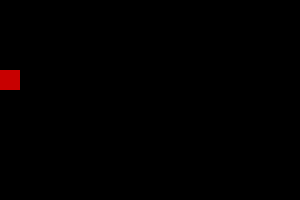
Frame 1 (no input)
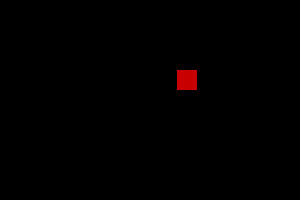
Frame 60 (the mouse pressed at the canvas centre just before this capture)
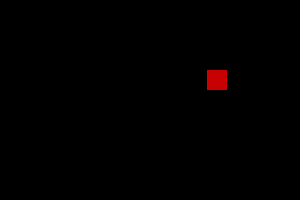
Frame 120 (the mouse held since frame 60 and released just before this capture)

The Processing sketch that drew these frames (run headless with seeded random() and noise(); from frame 60 on, the mouse is pressed at the canvas centre):

// Processing sketch: PV001kit
// ── PV001kit.pde
// In questo sketch disegno un rettangolo rosso che si sposta, tipo kit

int x = 0;
int vel = 3; // velocita
final int lato = 20;
final int rosso_kit = 200;

void setup()
{
  size(300, 200);  // setto la dimensione della finestra (canvas)
  noStroke(); // no bordo alle figure
  fill(rosso_kit, 0 , 0); // rosso
}

void draw()
{
  background(0);
  rect(x, 70, lato, lato);

  // cambia verso alla velocita, in caso di uscita dallo schermo
  if (x > width - lato || x < 0) // -->  || significa OR
  {
    vel = -vel;
  }

  // il nuovo valore della posizione orizzontale x
  x = x + vel;
}
